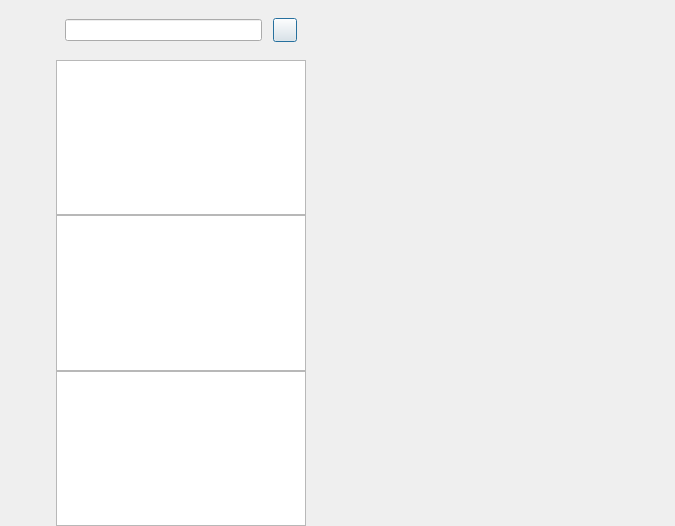
<?xml version="1.0" encoding="UTF-8"?>
<ui version="4.0">
 <class>ChatDialog</class>
 <widget class="QDialog" name="ChatDialog">
  <property name="geometry">
   <rect>
    <x>0</x>
    <y>0</y>
    <width>675</width>
    <height>526</height>
   </rect>
  </property>
  <property name="windowTitle">
   <string>Dialog</string>
  </property>
  <layout class="QHBoxLayout" name="horizontalLayout">
   <property name="spacing">
    <number>0</number>
   </property>
   <property name="leftMargin">
    <number>0</number>
   </property>
   <property name="topMargin">
    <number>0</number>
   </property>
   <property name="rightMargin">
    <number>0</number>
   </property>
   <property name="bottomMargin">
    <number>0</number>
   </property>
   <item>
    <widget class="QWidget" name="side_bar" native="true">
     <property name="sizePolicy">
      <sizepolicy hsizetype="Fixed" vsizetype="Expanding">
       <horstretch>0</horstretch>
       <verstretch>0</verstretch>
      </sizepolicy>
     </property>
     <property name="minimumSize">
      <size>
       <width>56</width>
       <height>0</height>
      </size>
     </property>
     <property name="maximumSize">
      <size>
       <width>56</width>
       <height>16777215</height>
      </size>
     </property>
     <layout class="QVBoxLayout" name="verticalLayout">
      <property name="spacing">
       <number>7</number>
      </property>
      <property name="leftMargin">
       <number>8</number>
      </property>
      <property name="topMargin">
       <number>30</number>
      </property>
      <property name="rightMargin">
       <number>0</number>
      </property>
      <property name="bottomMargin">
       <number>0</number>
      </property>
      <item>
       <widget class="QWidget" name="widget" native="true">
        <property name="sizePolicy">
         <sizepolicy hsizetype="Preferred" vsizetype="Preferred">
          <horstretch>0</horstretch>
          <verstretch>0</verstretch>
         </sizepolicy>
        </property>
        <layout class="QVBoxLayout" name="verticalLayout_3">
         <property name="spacing">
          <number>30</number>
         </property>
         <property name="leftMargin">
          <number>0</number>
         </property>
         <property name="topMargin">
          <number>0</number>
         </property>
         <property name="rightMargin">
          <number>0</number>
         </property>
         <property name="bottomMargin">
          <number>0</number>
         </property>
         <item>
          <widget class="QLabel" name="side_head_lb">
           <property name="minimumSize">
            <size>
             <width>40</width>
             <height>40</height>
            </size>
           </property>
           <property name="maximumSize">
            <size>
             <width>40</width>
             <height>40</height>
            </size>
           </property>
           <property name="text">
            <string/>
           </property>
          </widget>
         </item>
         <item>
          <widget class="StateWidget" name="side_chat_lb" native="true">
           <property name="minimumSize">
            <size>
             <width>30</width>
             <height>30</height>
            </size>
           </property>
           <property name="maximumSize">
            <size>
             <width>30</width>
             <height>30</height>
            </size>
           </property>
          </widget>
         </item>
         <item>
          <widget class="StateWidget" name="side_contact_lb" native="true">
           <property name="minimumSize">
            <size>
             <width>30</width>
             <height>30</height>
            </size>
           </property>
           <property name="maximumSize">
            <size>
             <width>30</width>
             <height>30</height>
            </size>
           </property>
          </widget>
         </item>
        </layout>
       </widget>
      </item>
      <item>
       <spacer name="verticalSpacer">
        <property name="orientation">
         <enum>Qt::Vertical</enum>
        </property>
        <property name="sizeHint" stdset="0">
         <size>
          <width>20</width>
          <height>40</height>
         </size>
        </property>
       </spacer>
      </item>
     </layout>
    </widget>
   </item>
   <item>
    <widget class="QWidget" name="chat_user_wid" native="true">
     <property name="maximumSize">
      <size>
       <width>250</width>
       <height>16777215</height>
      </size>
     </property>
     <layout class="QVBoxLayout" name="verticalLayout_2">
      <property name="spacing">
       <number>0</number>
      </property>
      <property name="leftMargin">
       <number>0</number>
      </property>
      <property name="topMargin">
       <number>0</number>
      </property>
      <property name="rightMargin">
       <number>0</number>
      </property>
      <property name="bottomMargin">
       <number>0</number>
      </property>
      <item>
       <widget class="QWidget" name="search_wid" native="true">
        <property name="minimumSize">
         <size>
          <width>0</width>
          <height>60</height>
         </size>
        </property>
        <property name="maximumSize">
         <size>
          <width>1677215</width>
          <height>16777215</height>
         </size>
        </property>
        <layout class="QHBoxLayout" name="horizontalLayout_2">
         <item>
          <widget class="CustomizeEdit" name="search_edit"/>
         </item>
         <item>
          <spacer name="horizontalSpacer">
           <property name="orientation">
            <enum>Qt::Horizontal</enum>
           </property>
           <property name="sizeType">
            <enum>QSizePolicy::Fixed</enum>
           </property>
           <property name="sizeHint" stdset="0">
            <size>
             <width>5</width>
             <height>20</height>
            </size>
           </property>
          </spacer>
         </item>
         <item>
          <widget class="ClickedBtn" name="add_btn">
           <property name="minimumSize">
            <size>
             <width>24</width>
             <height>24</height>
            </size>
           </property>
           <property name="maximumSize">
            <size>
             <width>24</width>
             <height>24</height>
            </size>
           </property>
           <property name="text">
            <string/>
           </property>
          </widget>
         </item>
        </layout>
       </widget>
      </item>
      <item>
       <widget class="ChatUserList" name="chat_user_list">
        <property name="maximumSize">
         <size>
          <width>1677</width>
          <height>16777215</height>
         </size>
        </property>
       </widget>
      </item>
      <item>
       <widget class="SearchList" name="search_list"/>
      </item>
      <item>
       <widget class="ContactUserList" name="con_user_list"/>
      </item>
     </layout>
    </widget>
   </item>
   <item>
    <widget class="QStackedWidget" name="stackedWidget">
     <widget class="ChatPage" name="chat_page"/>
     <widget class="QWidget" name="friend_apply_page"/>
    </widget>
   </item>
  </layout>
 </widget>
 <customwidgets>
  <customwidget>
   <class>ClickedBtn</class>
   <extends>QPushButton</extends>
   <header location="global">clickedbtn.h</header>
  </customwidget>
  <customwidget>
   <class>CustomizeEdit</class>
   <extends>QLineEdit</extends>
   <header location="global">customizeedit.h</header>
  </customwidget>
  <customwidget>
   <class>ChatUserList</class>
   <extends>QListWidget</extends>
   <header location="global">chatuserlist.h</header>
  </customwidget>
  <customwidget>
   <class>ChatPage</class>
   <extends>QWidget</extends>
   <header location="global">chatpage.h</header>
   <container>1</container>
  </customwidget>
  <customwidget>
   <class>StateWidget</class>
   <extends>QWidget</extends>
   <header location="global">statewidget.h</header>
   <container>1</container>
  </customwidget>
  <customwidget>
   <class>SearchList</class>
   <extends>QListWidget</extends>
   <header>searchlist.h</header>
  </customwidget>
  <customwidget>
   <class>ContactUserList</class>
   <extends>QListWidget</extends>
   <header location="global">contactuserlist.h</header>
  </customwidget>
 </customwidgets>
 <resources/>
 <connections/>
</ui>
